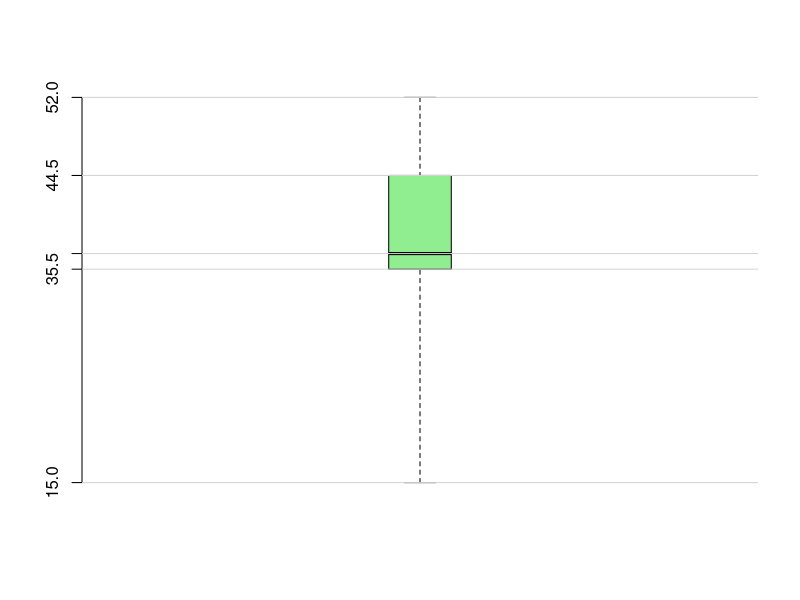
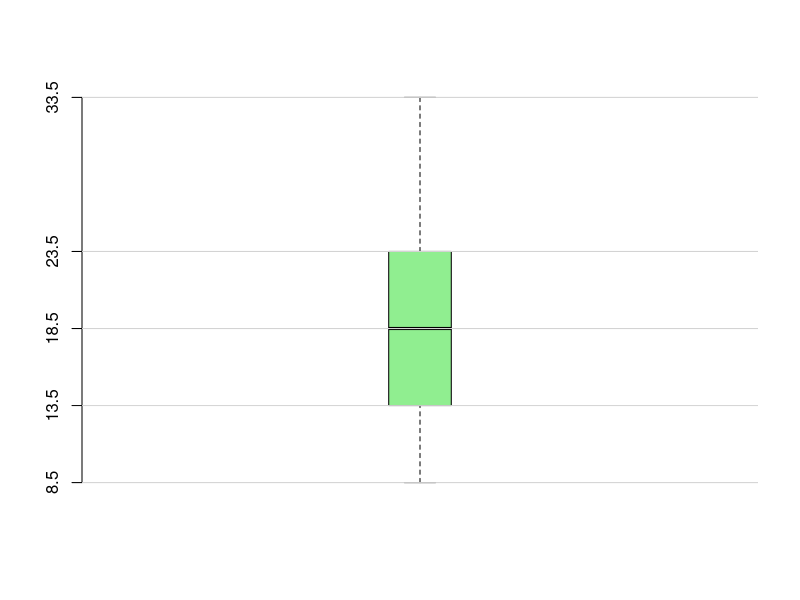
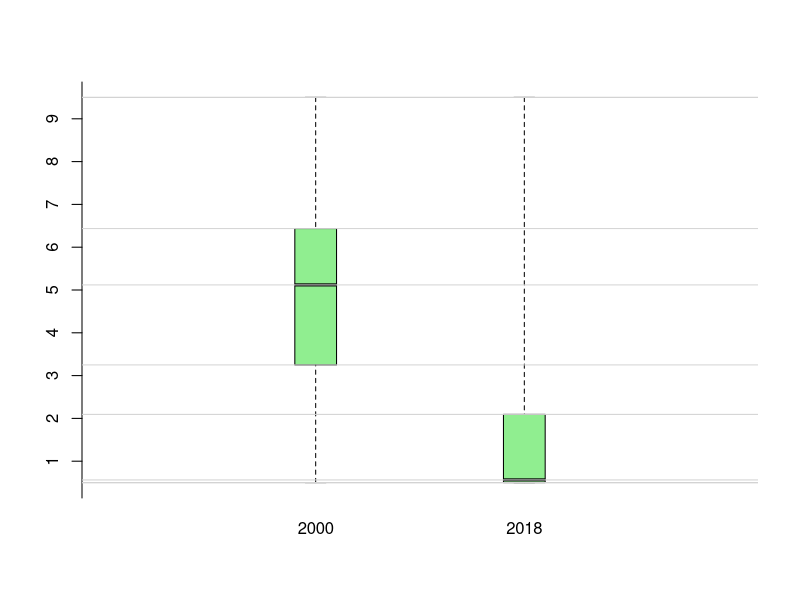
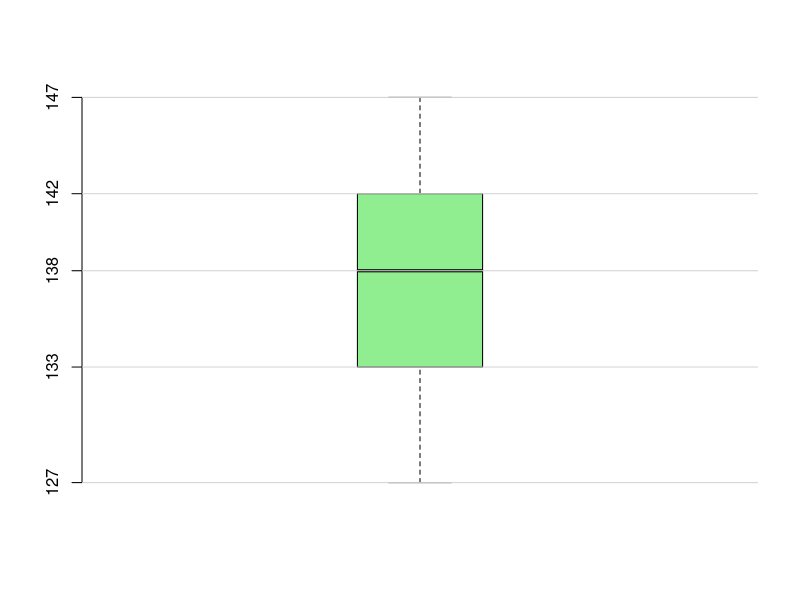
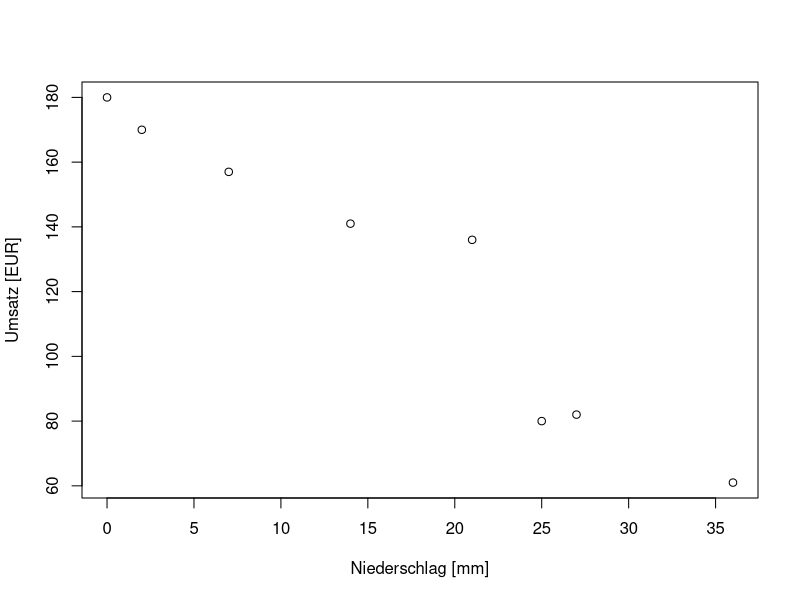

These figures' R source, in order:
## ---- chunk 1
knitr::opts_chunk$set(echo = TRUE)
## ---- chunk 2
groupedQuantile <- function(breaks, distribution, p){
  distribution.cumsum <- cumsum(distribution)
  Np <- sum(distribution) * p
  
  for(i in 2:length(distribution.cumsum)) {
    if( distribution.cumsum[i-1] <= Np && distribution.cumsum[i] >= Np ){
      e <- breaks[i-1]
      d <- breaks[i] - breaks[i-1]
      f <- distribution[i]
      Fi <- distribution.cumsum[i-1]
      
      return(e + d / f * (Np - Fi))
    }
  }
  
  return((breaks[1] + breaks[2]) / 2)
}

NVar <- function(x){
  x.mean <- mean(x)
  nvar <- sum((x - x.mean)^2) / length(x)
  return(nvar)
}

Nsd <- function(x){
  nvar <- NVar(x)
  nsd <- sqrt(nvar)
  return(nsd)
}

NCov <- function(x, y){
  x.mean <- mean(x)
  y.mean <- mean(y)
  
  ncov <- sum((x - x.mean) * (y - y.mean)) / length(x)
  return(ncov)
}
## ---- chunk 3
traveledDistance <- c(39, 35, 25, 37, 15, 36, 50, 52, 37, 51, 39)
traveledDistance.boxplot <- boxplot(traveledDistance, plot = FALSE, range = 0) 
traveledDistance.plotvalues <- c(traveledDistance.boxplot$stats) 
names(traveledDistance.plotvalues) <- c("Minimum", "p0.25", "Median", "p0.75", "Maximum")
traveledDistance.plotvalues
## ---- chunk 4
boxplot(traveledDistance, col="lightgreen", axes = FALSE, boxwex=0.2, range = 0)
axis(2, at = traveledDistance.plotvalues)
abline(h = traveledDistance.plotvalues, col = "lightgray")
## ---- chunk 5
generic.breaks <- c(1, 6, 11, 16, 21, 26, 31, 36)
generic.breaks.length <- length(generic.breaks)
generic.c <- c(0, 4, 24, 40, 20, 4, 8)
generic.xi <- (generic.breaks[1:generic.breaks.length-1] + generic.breaks[2:generic.breaks.length]) / 2
generic.boxplot.data <- rep(generic.xi, times = generic.c)

generic.boxplot <- boxplot(generic.boxplot.data, plot = FALSE, range = 0) 
generic.boxplot.stats <- c(generic.boxplot$stats) 
names(generic.boxplot.stats) <- c("Minimum", "p0.25", "Median", "p0.75", "Maximum")

generic.xi
generic.boxplot.stats
## ---- chunk 6
boxplot(generic.boxplot.data, col="lightgreen", axes = FALSE, boxwex=0.2, range = 0)
axis(2, at = generic.boxplot.stats)
abline(h = generic.boxplot.stats, col = "lightgray")
## ---- chunk 7
rats.a <- c(99, 103, 106, 93, 98)
rats.b <- c(9.6, 10.2, 10.1, 9.7, 11.6)
rats.a.mean <- sum(rats.a) / length(rats.a)
rats.b.mean <- sum(rats.b) / length(rats.b)
rats.a.var <- sum((rats.a - rats.a.mean)^2) / length(rats.a)
rats.b.var <- sum((rats.b - rats.b.mean)^2) / length(rats.b)
rats.a.sd <- sqrt(rats.a.var)
rats.b.sd <- sqrt(rats.b.var)
rats.a.cv <- rats.a.sd / rats.a.mean
rats.b.cv <- rats.b.sd / rats.b.mean

names(rats.a.cv) <- c("Cv [%] for A")
names(rats.b.cv) <- c("Cv [%] for B")

c(rats.a.cv, rats.b.cv) * 100
## ---- chunk 8
pupils.original <- rep(74, times = 28)
pupils.after <- c(rep(74, times = 27), 50)

pupils.result <- c(mean(pupils.original), mean(pupils.after))
pupils.result <- c(pupils.result, 
                   round(pupils.result[2] / pupils.result[1] * 100, 2))
names(pupils.result) <- c("Davor", "Danach", "Änderung [%]")
## ---- chunk 9
pupils.result
## ---- chunk 10
radio.breaks <- c(0, 1, 2, 3, 4, 5, 6, 7, 8, 9, 10)
radio.2000 <- c(5, 3, 10, 9, 13, 18, 21, 27, 10, 5)
radio.2018 <- c(35, 24 ,13, 8, 9, 4, 2, 0, 0, 2)
radio.xi <- (radio.breaks[1:length(radio.breaks)-1] + 
               radio.breaks[2:length(radio.breaks)]) / 2
radio.2000.mean <- sum(radio.2000 * radio.xi) / sum(radio.2000)
radio.2018.mean <- sum(radio.2018 * radio.xi) / sum(radio.2018)

radio.2000.median <- groupedQuantile(radio.breaks, radio.2000, 0.5)
radio.2018.median <- groupedQuantile(radio.breaks, radio.2018, 0.5)

radio.2000.var <- sum((radio.2000 * radio.xi - radio.2000.mean)^2) / sum(radio.2000)
radio.2018.var <- sum((radio.2018 * radio.xi - radio.2018.mean)^2) / sum(radio.2018)

radio.2000.sd <- sqrt(radio.2000.var)
radio.2018.sd <- sqrt(radio.2018.var)

radio.2000.quater <- groupedQuantile(radio.breaks, radio.2000, 0.75)
radio.2018.quater <- groupedQuantile(radio.breaks, radio.2018, 0.75)

radio.2000.boxplot.data <- c(
  min(radio.xi), max(radio.xi), radio.2000.median, 
  groupedQuantile(radio.breaks, radio.2000, 0.25),
  groupedQuantile(radio.breaks, radio.2000, 0.75)
)

radio.2018.boxplot.data <- c(
  min(radio.xi), max(radio.xi), radio.2018.median, 
  groupedQuantile(radio.breaks, radio.2018, 0.25),
  groupedQuantile(radio.breaks, radio.2018, 0.75)
)

radio.2000.boxplot.stats <- boxplot(
  radio.2000.boxplot.data, plot = FALSE, range = 0)$stats
radio.2018.boxplot.stats <- boxplot(
  radio.2018.boxplot.data, plot = FALSE, range = 0)$stats

radio.data <- data.frame(
  "Radio 2000" = c("Mittelwert" = radio.2000.mean, 
                   "Median" = radio.2000.median,
                   "Modale Klasse" = 8, 
                   "SD" = radio.2000.sd, 
                   "25% liegen über" = radio.2000.quater),
  "Radio 2018" = c("Mittelwert" = radio.2018.mean, 
                   "Median" = radio.2018.median,
                   "Modale Klasse" = 1, 
                   "SD" = radio.2018.sd, 
                   "25% liegen über" = radio.2018.quater)
)

## ---- chunk 11
radio.data
## ---- chunk 12
boxplot(radio.2000.boxplot.data, col="lightgreen", axes = FALSE, boxwex=0.4, 
        range = 0, xlim = c(1, 4), at=2)
boxplot(radio.2018.boxplot.data, col="lightgreen", boxwex=0.4, axes = FALSE, 
        range = 0, add = TRUE, at=3)
axis(1, at = c(2, 3), labels = c("2000", "2018"), tick = FALSE)
axis(2, at = 0:(max(c(radio.2000.boxplot.stats, radio.2018.boxplot.stats)) + 1))
       #c(radio.2000.boxplot.stats, radio.2018.boxplot.stats))
abline(h = c(radio.2000.boxplot.stats, radio.2018.boxplot.stats), col = "lightgray")
## ---- chunk 13
haemoglobin.min <- 127
haemoglobin.max <- 147
haemoglobin.firstquarter <- 133
haemoglobin.thirdquarter <- 142
haemoglobin.median <- 138

haemoglobin.data <- data.frame(
  "Hämoglobin" = c(
    "Min" = haemoglobin.min,
    "Max" = haemoglobin.max,
    "Median" = haemoglobin.median,
    "25%" = haemoglobin.firstquarter,
    "75%" = haemoglobin.thirdquarter,
    "60% liegen über" = 136
  )
)

haemoglobin.boxplot.data <- c(
    "Min" = haemoglobin.min,
    "Max" = haemoglobin.max,
    "Median" = haemoglobin.median,
    "25" = haemoglobin.firstquarter,
    "75" = haemoglobin.thirdquarter
)

haemoglobin.data
## ---- chunk 14
boxplot(haemoglobin.boxplot.data, axes = FALSE, range = 0, boxwex = 0.4, col = "lightgreen")
axis(2, at=haemoglobin.boxplot.data)
abline(h = haemoglobin.boxplot.data, col = "lightgray")
## ---- chunk 15
bath.rain <- c(0, 7, 14, 21, 25, 27, 36, 2)
bath.turnover <- c(180, 157, 141, 136, 80, 82, 61, 170)

bath.rain.mean <- mean(bath.rain)
bath.turnover.mean <- mean(bath.turnover)

bath.rain.var <- NVar(bath.rain)
bath.turnover.var <- NVar(bath.turnover)

bath.rain.sd <- Nsd(bath.rain)
bath.turnover.sd <- Nsd(bath.turnover)

bath.cov <- NCov(bath.rain, bath.turnover)
names(bath.cov) <- c("Kovarianz")

bath.r <- bath.cov / (bath.rain.sd * bath.turnover.sd)
names(bath.r) <- c("Korrelationskoeffizient")
## ---- chunk 16
plot(bath.rain, bath.turnover, 
     xlab = "Niederschlag [mm]",
     ylab = "Umsatz [EUR]")
## ---- chunk 17
c(bath.cov, bath.r)
